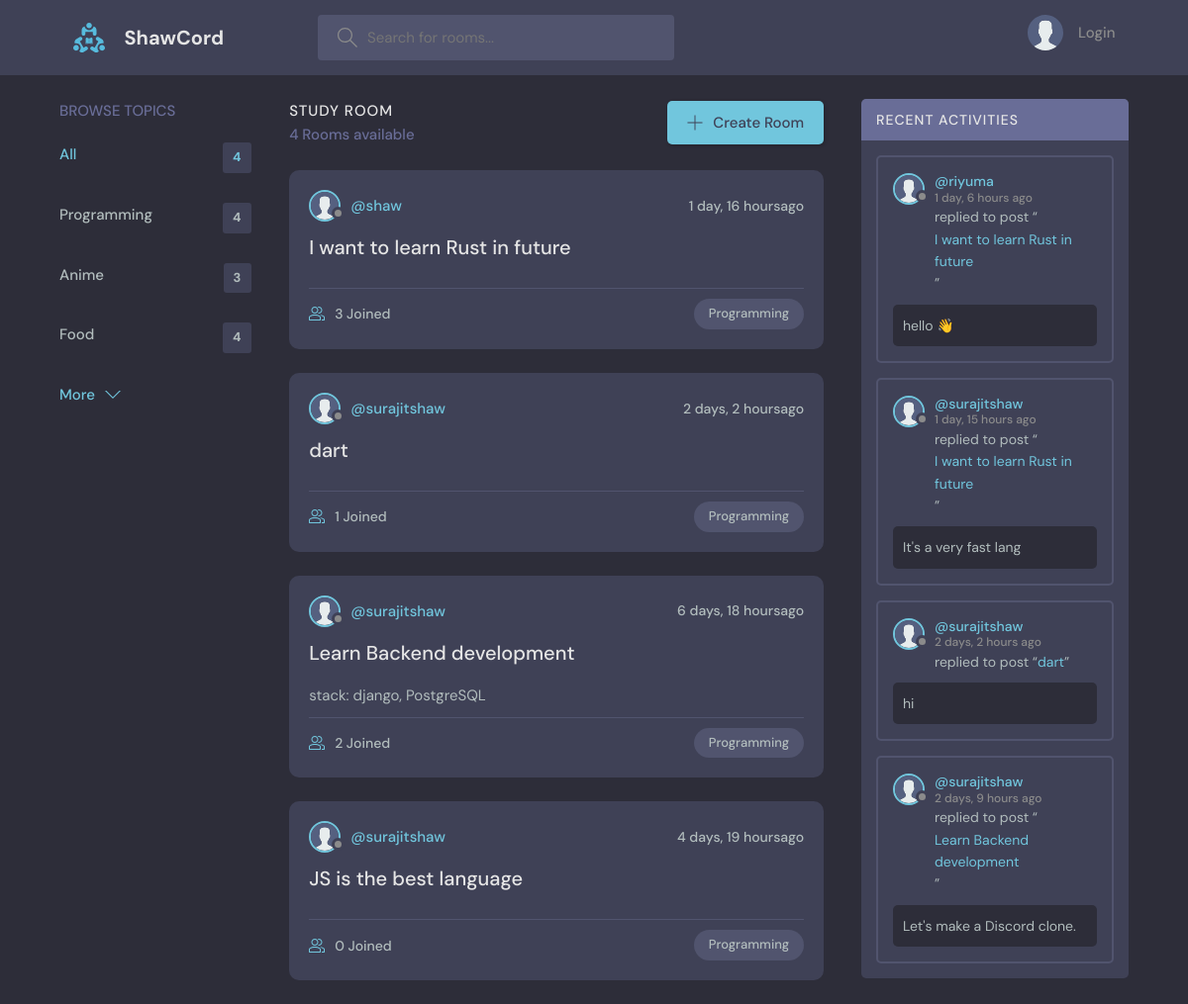
Page /?q=Programming on the committed database.
### base/models.py (models this page shows, shortened)
class Topic(models.Model):
    name = models.CharField(max_length=200)

class Room(models.Model):
    host = models.ForeignKey(User, on_delete=models.SET_NULL, null=True)
    topic = models.ForeignKey(Topic, on_delete=models.SET_NULL, null=True)
    participants = models.ManyToManyField(User, blank=True, related_name='participants')
    name = models.CharField(max_length=200)
    description = models.TextField(null=True, blank=True)
    created_at = models.DateTimeField(auto_now_add=True)
    updated_at = models.DateTimeField(auto_now=True)
    class Meta:
        ordering = ('-updated_at','-created_at')
    def __str__(self):
        return self.name

class Message(models.Model):
    user = models.ForeignKey(User, on_delete=models.CASCADE)
    body = models.TextField()
    room = models.ForeignKey(Room, on_delete=models.CASCADE)
    created_at = models.DateTimeField(auto_now_add=True)
    updated_at = models.DateTimeField(auto_now=True)
    class Meta:
        ordering = ('-updated_at','-created_at')

### base/views.py (the view)
# urls.py: path('', views.home, name='home'),
def home(request):
    q = request.GET.get('q') if request.GET.get('q') != None else ''
    rooms = Room.objects.filter(
        Q(topic__name__icontains=q) |
        Q(name__icontains=q) |
        Q(description__icontains=q)
    )
    topics = Topic.objects.all()
    room_count = rooms.count()
    room_messages = Message.objects.filter(Q(room__topic__name__icontains=q))
    return render(request, 'home.html', {'rooms': rooms, 'topics': topics, 'room_count': room_count, 'room_messages': room_messages})

### templates/home.html (shortened to what this page needs)
{% extends 'main.html' %}
{% block content %}
<main class="layout layout--3">
  <div class="container">
    {% include 'topics_component.html' %}
    <div class="roomList">
      <div class="roomList__header">
        <div>
          <h2>Study Room</h2>
          <p>{{room_count}} Rooms available</p>
        </div>
        <a class="btn btn--main" href="{% url 'create-room' %}">
          <svg version="1.1" xmlns="http://www.w3.org/2000/svg" width="32" height="32" viewBox="0 0 32 32">
            <title>add</title>
            <path
              d="M16.943 0.943h-1.885v14.115h-14.115v1.885h14.115v14.115h1.885v-14.115h14.115v-1.885h-14.115v-14.115z"
            ></path>
          </svg>
          Create Room
        </a>
      </div>
      {% include 'feed_component.html' %}
    </div>
    {% include 'activity_component.html' %}
  </div>
</main>
{% endblock content %}

### templates/topics_component.html (shortened to what this page needs)
<div class="topics">
      <div class="topics__header">
        <h2>Browse Topics</h2>
      </div>
      <ul class="topics__list">
        <li>
          <a href="{% url 'home' %}" class="active">All <span>{{room_count}}</span></a>
        </li>
        {% for topic in topics %}
          <li>
            <a href="{% url 'home' %}?q={{topic.name}}">{{topic.name}} <span>{{topic.room_set.all.count}}</span></a>
          </li>
        {% endfor %}
      </ul>
      <a class="btn btn--link" href="topics.html">
        More
        <svg version="1.1" xmlns="http://www.w3.org/2000/svg" width="32" height="32" viewBox="0 0 32 32">
          <title>chevron-down</title>
          <path d="M16 21l-13-13h-3l16 16 16-16h-3l-13 13z"></path>
        </svg>
      </a>
  </div>

### templates/feed_component.html (shortened to what this page needs)
{% load static %}
{% for room in rooms %}
  <div class="roomListRoom">
    <div class="roomListRoom__header">
      <a href="{% url 'userProfile' room.host.id %}" class="roomListRoom__author">
        <div class="avatar avatar--small">
          <img src="{% static 'assets/avatar.svg' %}" />
        </div>
        <span>@{{room.host.username}}</span>
      </a>
      <div class="roomListRoom__actions">
        <span>{{room.created_at | timesince}}ago</span>
      </div>
    </div>
    <div class="roomListRoom__content">
      <a href="{% url 'room' room.id %}">{{room.name}}</a>
      <p>
        {{room.description}}
      </p>
    </div>
    <div class="roomListRoom__meta">
      <a href="{% url 'room' room.id %}" class="roomListRoom__joined">
        {{room.participants.all.count}} Joined
      </a>
      <p class="roomListRoom__topic">{{room.topic.name}}</p>
    </div>
  </div>
{% endfor %}

### templates/activity_component.html (shortened to what this page needs)
{% load static %}
<div class="activities">
  <div class="activities__header">
    <h2>Recent Activities</h2>
  </div>
  {% for message in room_messages %}
    <div class="activities__box">
      <div class="activities__boxHeader roomListRoom__header">
        <a href="{% url 'userProfile' message.user.id %}" class="roomListRoom__author">
          <div class="avatar avatar--small">
            <img src="{% static 'assets/avatar.svg' %}" />
          </div>
          <p>
            @{{message.user}}
            <span>{{message.created_at|timesince}} ago</span>
          </p>
        </a>
      </div>
      <div class="activities__boxContent">
        <p>replied to post “<a href="{% url 'room' message.room.id %}">{{message.room}}</a>”</p>
        <div class="activities__boxRoomContent">
         {{message.body}}
        </div>
      </div>
    </div>
  {% endfor %}
</div>

### rows in the picture
Topic: name "Programming", room_set.all.count "4"
Topic: name "Anime", room_set.all.count "3"
Topic: name "Food", room_set.all.count "4"
Room: host.username "shaw", created_at "1 day, 16 hours", name "I want to learn Rust in future", participants.all.count "3", topic.name "Programming"
Room: host.username "surajitshaw", created_at "2 days, 2 hours", name "dart", participants.all.count "1", topic.name "Programming"
Room: host.username "surajitshaw", created_at "6 days, 18 hours", name "Learn Backend development", description "stack: django, PostgreSQL", participants.all.count "2", topic.name "Programming"
Room: host.username "surajitshaw", created_at "4 days, 19 hours", name "JS is the best language", participants.all.count "0", topic.name "Programming"
Message: user "riyuma", created_at "1 day, 6 hours", room "I want to learn Rust in future", body "hello 👋"
Message: user "surajitshaw", created_at "1 day, 15 hours", room "I want to learn Rust in future", body "It's a very fast lang"
Message: user "surajitshaw", created_at "2 days, 2 hours", room "dart", body "hi"
Message: user "surajitshaw", created_at "2 days, 9 hours", room "Learn Backend development", body "Let's make a Discord clone."

### other values in the picture
{{ room_count }} "4"
